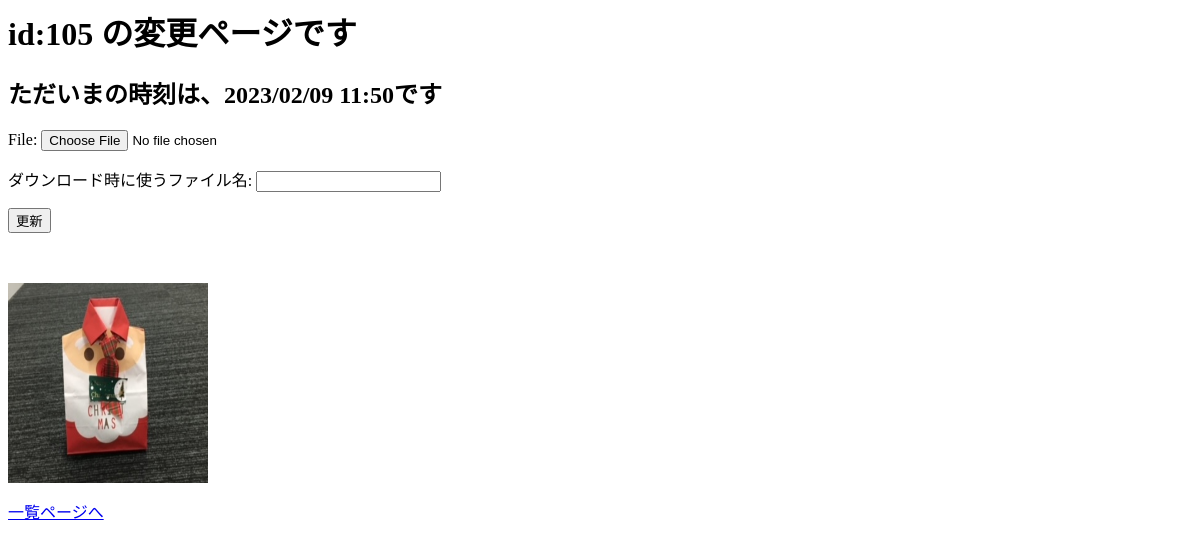
/edit/105/, run on an earlier commit of the app's database.
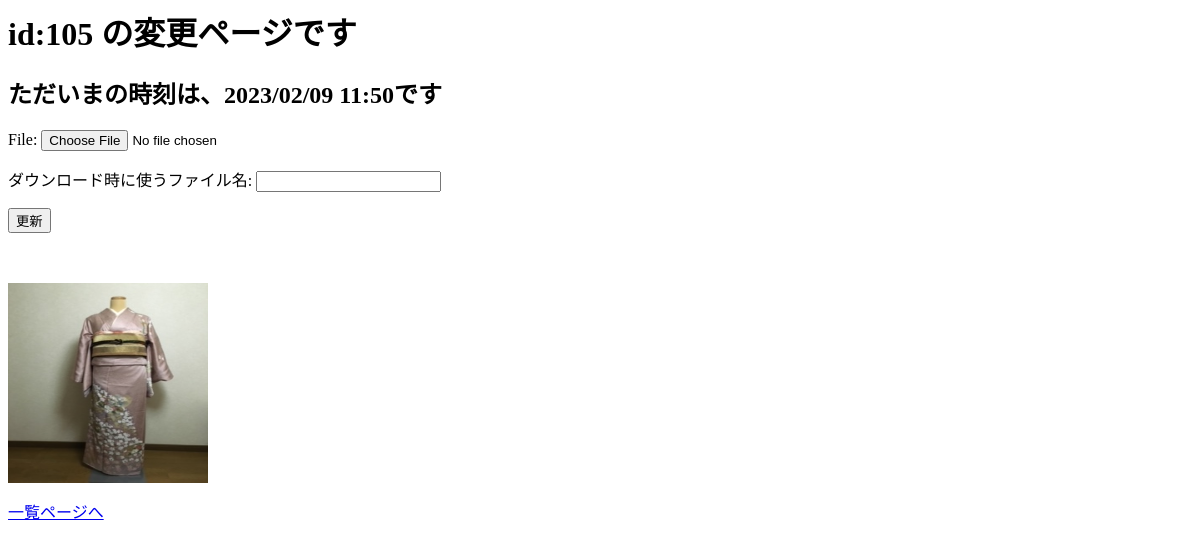
And on a later commit of the database.
### pictures/models.py (models this page shows, shortened)
class UploadFile(models.Model):
    file = models.ImageField(upload_to='media/images/')
    file_name = models.CharField(max_length=100, verbose_name='ダウンロード時に使うファイル名')

### pictures/views.py (the view, shortened to what this page needs)
# urls.py: path('edit/<int:pk>/', PictureUpdateView.as_view(), name='picture_edit'),
class PictureUpdateView(MyFormValidMixin, SuccessMessageMixin, UpdateView):
    model = UploadFile
    template_name = 'edit_file.html'
    form_class = EditForm
    success_message = '更新成功'
    def get_context_data(self, **kwargs):
        context = super().get_context_data(**kwargs)
        edit_form = EditForm()
        context['id'] = self.object.id
        context['title'] = 'の変更ページです'
        context['date'] = f'ただいまの時刻は、{datetime.today().strftime("%Y/%m/%d %H:%M")}です'
        context['edit_form'] = edit_form
        return context

### pictures/forms.py
class EditForm(forms.ModelForm):
    class Meta:
        model = UploadFile
        fields = '__all__'

### pictures/templates/edit_file.html (shortened to what this page needs)
<h1>id:{{ id }} {{ title }}</h1>
<h2>{{ date }}</h2>
<form action="" method="post" enctype="multipart/form-data">
    {{ edit_form.as_p }}
    <input type="submit" value="更新">
</form>
<p><img width="200px" height="200px" src="{{ object.file.url }}"></p>
<P><a href="{% url 'pictures:picture_list' %}">一覧ページへ</a></P>

What changed in the data, as far as the page shows it:
changed UploadFile: file: a different picture
